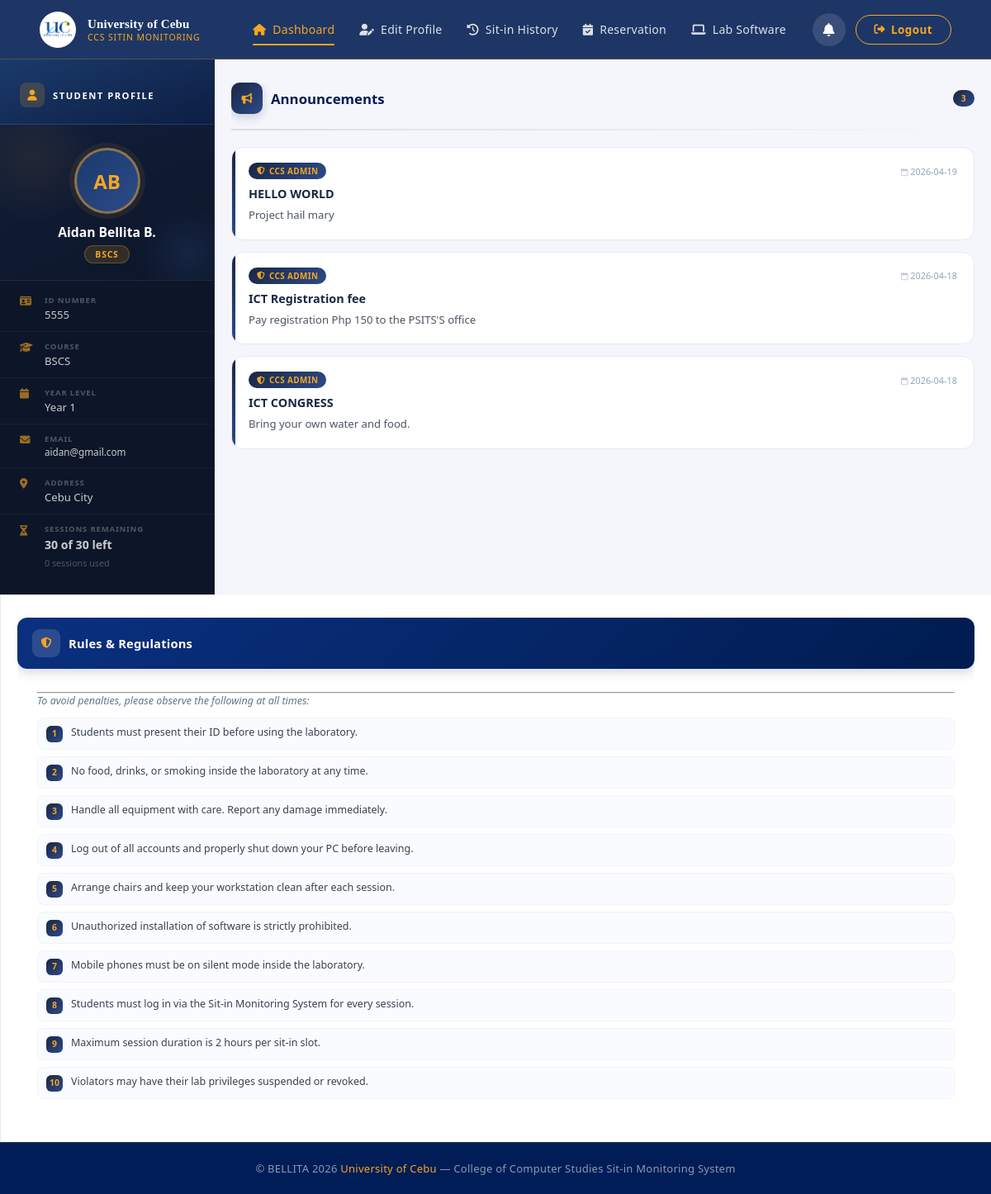
The page /student/dashboard (signed in) on the database as committed earlier.
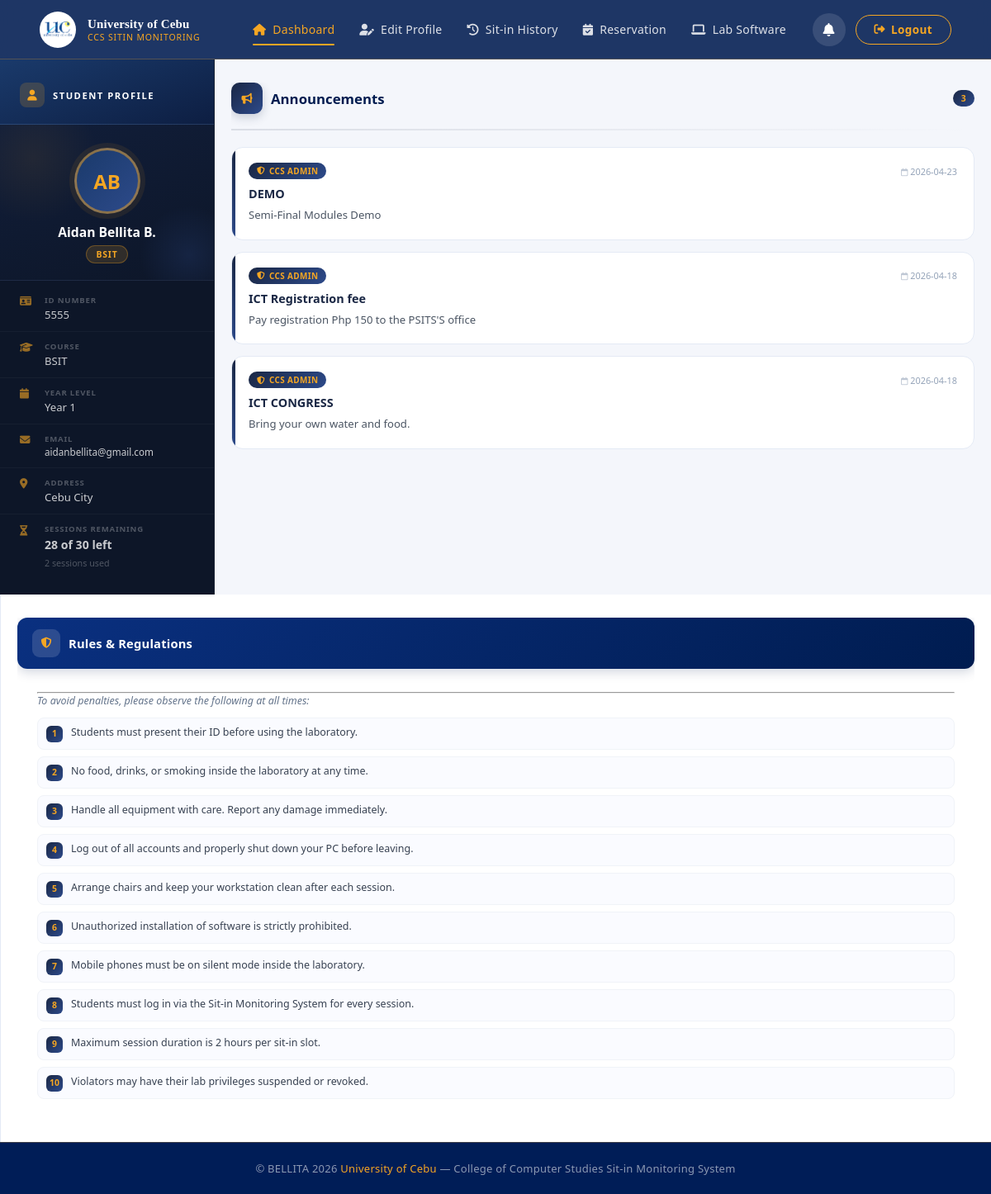
The same page on the database as committed later.
### tables this page shows
CREATE TABLE users (
            idNumber      TEXT PRIMARY KEY,
            firstName     TEXT,
            middleName    TEXT,
            lastName      TEXT,
            email         TEXT UNIQUE,
            yearLevel     TEXT,
            course        TEXT,
            address       TEXT,
            password      TEXT,
            profileImage  TEXT,
            sessions      INTEGER DEFAULT 30
        );

CREATE TABLE announcements (
            id        INTEGER PRIMARY KEY AUTOINCREMENT,
            title     TEXT,
            content   TEXT,
            createdBy TEXT,
            createdAt DATETIME DEFAULT CURRENT_TIMESTAMP
        );

### app.py (the view)
@app.route("/student/dashboard")
@login_required
def dashboard():
    conn          = get_db_connection()
    user          = conn.execute("SELECT * FROM users WHERE idNumber = ?", (session["user_id"],)).fetchone()
    announcements = conn.execute("SELECT * FROM announcements ORDER BY createdAt DESC").fetchall()
    notifications = conn.execute(
        "SELECT * FROM notifications WHERE userId = ? AND isRead = 0 ORDER BY createdAt DESC",
        (session["user_id"],)
    ).fetchall()
    conn.close()
    return render_template("student/dashboard.html", user=user, announcements=announcements,
                           notifications=notifications)

### app.py (called while the page is built)
def get_db_connection():
    conn = sqlite3.connect("SitIn.db")
    conn.row_factory = sqlite3.Row
    conn.execute("PRAGMA journal_mode=WAL")
    return conn

def login_required(f):
    from functools import wraps
    @wraps(f)
    def decorated(*args, **kwargs):
        if "user_id" not in session:
            flash("Please log in to continue.", "error")
            return redirect(url_for("login"))
        return f(*args, **kwargs)
    return decorated

@app.context_processor
def inject_admin_notifs():
    if session.get("is_admin"):
        return get_admin_notification_counts()
    return {"new_reservations": 0, "new_feedbacks": 0}

### templates/student/dashboard.html (shortened to what the changed rows need)
{% extends 'student/studentLayout.html' %}
{% block page_styles %}
<link rel="stylesheet" href="{{ url_for('static', filename='css/dashboard.css') }}">
{% endblock %}
{% block content %}
<div class="dash-grid">
    <aside class="student-card">
        <div class="card">
            <div class="card-body">
                <div class="student-avatar-wrap">
                    {% if user['profileImage'] %}
                    <img src="{{ url_for('static', filename='images/uploads/' + user['profileImage']) }}"
                         alt="Profile" class="student-avatar">
                    {% else %}
                    <div class="student-avatar-placeholder">
                        {{ user['firstName'][0]|upper }}{{ user['lastName'][0]|upper }}
                    </div>
                    {% endif %}
                    <div class="student-name">
                        {{ user['firstName'] }} {{ user['lastName'] }}
                        {% if user['middleName'] %} {{ user['middleName'] }}{% endif %}
                    </div>
                    <div class="student-course-badge">{{ user['course'] }}</div>
                </div>
                {% set sess_max = 30 if user['course'] in ('BSIT', 'BSCS') else 20 %}
                {% set sess = user['sessions'] if user['sessions'] is not none else sess_max %}
                {% set sess_used = sess_max - sess %}
                <div class="info-list">
                    <div class="info-row">
                        <div>
                            <span class="info-label">ID Number</span>
                            <span class="info-value">{{ user['idNumber'] }}</span>
                        </div>
                    </div>
                    <div class="info-row">
                        <div>
                            <span class="info-label">Course</span>
                            <span class="info-value">{{ user['course'] }}</span>
                        </div>
                    </div>
                    <div class="info-row">
                        <div>
                            <span class="info-label">Year Level</span>
                            <span class="info-value">Year {{ user['yearLevel'] }}</span>
                        </div>
                    </div>
                    <div class="info-row">
                        <div>
                            <span class="info-label">Email</span>
                            <span class="info-value info-email">{{ user['email'] }}</span>
                        </div>
                    </div>
                    <div class="info-row">
                        <div>
                            <span class="info-label">Address</span>
                            <span class="info-value">{{ user['address'] or '—' }}</span>
                        </div>
                    </div>
                    <div class="info-row sessions-text-row">
                        <div class="sessions-plain">
                            <span class="sessions-plain-label">Sessions Remaining</span>
                            <span class="sessions-plain-value">
                                {{ sess }} of {{ sess_max }} left
                            </span>
                            <span class="sessions-plain-note">{{ sess_used }} session{{ 's' if sess_used != 1 }} used</span>
                        </div>
                    </div>
                </div>
            </div>
        </div>
    </aside>
    <section class="announcements-col">
        <div class="card">
            <div class="card-body">
                {% if announcements %}
                    {% for ann in announcements %}
                    <div class="announcement-item">
                        <div class="ann-meta">
                            <span class="ann-author">
                                <i class="fa-solid fa-shield-halved"></i> CCS Admin
                            </span>
                            <span class="ann-date">
                                <i class="fa-regular fa-calendar" style="font-size:.6rem;opacity:.6"></i>
                                {{ ann['createdAt'][:10] }}
                            </span>
                        </div>
                        {% if ann['title'] %}
                        <div class="ann-title">{{ ann['title'] }}</div>
                        {% endif %}
                        <div class="ann-body">{{ ann['content'] }}</div>
                    </div>
                    {% endfor %}
                {% else %}
                    <div class="empty-state">
                        <i class="fa-regular fa-bell-slash"></i>
                        <p>No announcements yet</p>
                        <small>Check back later for updates from the admin.</small>
                    </div>
                {% endif %}
            </div>
        </div>
    </section>
</div>
{% endblock %}

Rows that differ between the two databases and show on the page:
removed announcements: createdAt "2026-04-19", title "HELLO WORLD", content "Project hail mary"
changed users "Aidan": course "BSCS" → "BSIT"; email "aidan@gmail.com" → "aidanbellita@gmail.com"
added announcements: createdAt "2026-04-23", title "DEMO", content "Semi-Final Modules Demo"
Other text that changed with them:
{{ sess }}: "30" → "28"
{{ sess_used }}: "0" → "2"
